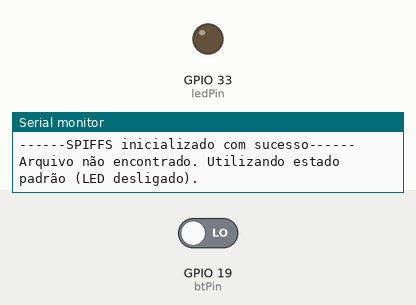
The sketch below on a simulated ESP32. Shown: output pins drawn as LEDs (lit = HIGH), the last lines printed to the serial monitor. Dashed ring = blinking. The test bench sets the inputs (shaded band); at power-on: GPIO 19 (btPin) LOW. Storage starts empty.

Above: at 2.7 s.
2.8 s: GPIO 19 (btPin) driven HIGH
At 2.96 s:
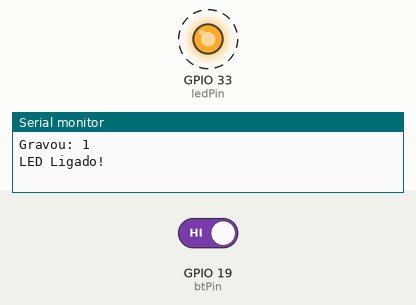
5.8 s: GPIO 19 (btPin) driven LOW
At 6.4 s:
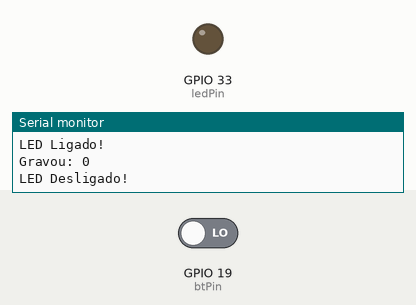
Timing chart, 0 to 8.8 s (numbered marks = the images above; inputs shaded):
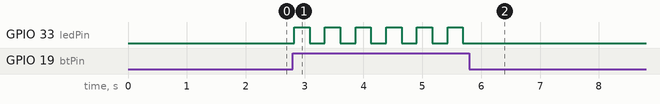

Measured:
- after the input at 2.8 s, GPIO 33 (ledPin): alternates HIGH for 0.26 s and LOW for 0.26 s, starting at once
- after the input at 5.8 s, GPIO 33 (ledPin): stops changing and stays LOW

The sketch:

SPIFFS.ino
```cpp
#include <FS.h>
#include "SPIFFS.h"

#define ledPin 33
#define btPin 19
#define filePath "/estado_led.txt"

int btState;
bool ledStatus = false;

void setup() {
  Serial.begin(9600);

  if (SPIFFS.begin()) {
    delay(500);
    Serial.println('\n');
    Serial.println("------SPIFFS inicializado com sucesso------");
  } else {
    Serial.println("Falha ao inicializar SPIFFS.");
  }

  pinMode(btPin, INPUT);
  pinMode(ledPin, OUTPUT);

  if (SPIFFS.exists(filePath)) {
    String arquivo = lerArquivo(filePath);
    ledStatus = (arquivo.toInt() == 1);
    if (ledStatus) {
      Serial.println("LED Ligado!");
      Serial.println('\n');
    } else {
      Serial.println("LED Desligado!");
      Serial.println('\n');
    }
  } else {
    Serial.println("Arquivo não encontrado. Utilizando estado padrão (LED desligado).");
  }

  atualizaLED();  // Atualização do LED com o último estado lido

  delay(1000);  // Atraso para visualização do estado do LED
}

void loop() {
  delay(50);  // Atraso para evitar leituras rápidas do botão
  btState = digitalRead(btPin);

  if (btState) {
    ledStatus = !ledStatus;
    atualizaLED();

    if (ledStatus) {
      escreveArquivo("1", filePath);
      Serial.println("LED Ligado!");
      Serial.println('\n');
    } else {
      escreveArquivo("0", filePath);
      Serial.println("LED Desligado!");
      Serial.println('\n');
    }

    delay(200);
  }
}

void atualizaLED() {
  digitalWrite(ledPin, ledStatus ? HIGH : LOW);
}

String lerArquivo(String path) {
  File rFile = SPIFFS.open(path);
  if (!rFile) {
    Serial.println("Erro ao abrir o arquivo!");
    delay(1000);
    return "0";
  } else {
    String estadoStr = rFile.readString();
    Serial.println('\n');
    Serial.print("Leu: ");
    Serial.println(estadoStr);
    rFile.close();
    return estadoStr;
  }
}

void escreveArquivo(String estado, String path) {
  File rFile = SPIFFS.open(path, FILE_WRITE);
  if (!rFile) {
    Serial.println("Erro ao abrir o arquivo!");
  } else {
    rFile.print(estado + "\n");
    Serial.print("Gravou: ");
    Serial.println(estado);
    rFile.close();
  }
}
```
